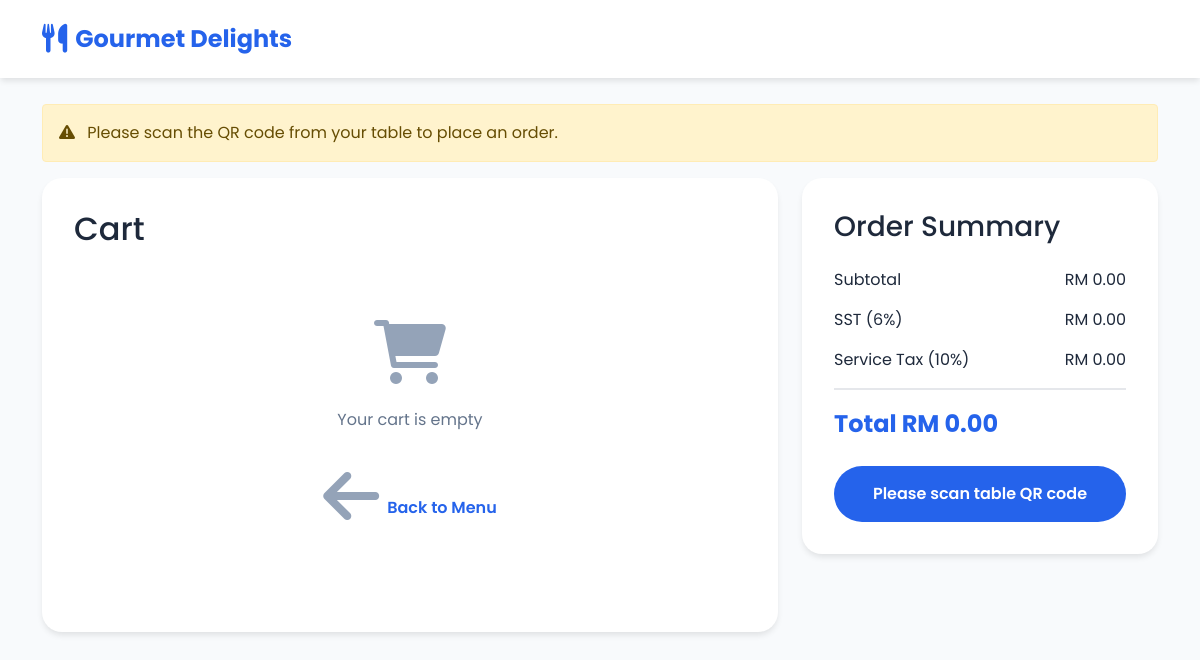
The app's page /cart.php with its own data.
### tables this page shows
CREATE TABLE IF NOT EXISTS system_settings (
    id INT AUTO_INCREMENT PRIMARY KEY,
    setting_key VARCHAR(100) NOT NULL UNIQUE,
    setting_value TEXT NOT NULL,
    setting_type ENUM('string', 'number', 'boolean', 'json') DEFAULT 'string',
    description TEXT,
    created_at TIMESTAMP DEFAULT CURRENT_TIMESTAMP,
    updated_at TIMESTAMP DEFAULT CURRENT_TIMESTAMP ON UPDATE CURRENT_TIMESTAMP
);

### classes/SystemSettings.php (called while the page is built, shortened)
<?php
class SystemSettings extends Model {
    protected $table_name = "system_settings";
    protected $conn;
    private $cache = [];
    public function __construct($db) {
        $this->conn = $db;
    }
    public function getSetting($key, $default = null) {
        if (isset($this->cache[$key])) {
            return $this->cache[$key];
        }
        try {
            $query = "SELECT setting_value, setting_type FROM " . $this->table_name . " WHERE setting_key = ?";
            $stmt = $this->conn->prepare($query);
            $stmt->execute([$key]);
            $result = $stmt->fetch(PDO::FETCH_ASSOC);
            if ($result) {
                $value = $this->convertValue($result['setting_value'], $result['setting_type']);
                $this->cache[$key] = $value;
                return $value;
            }
            return $default;
        } catch (Exception $e) {
            error_log("Error getting setting: " . $e->getMessage());
            return $default;
        }
    }
    private function convertValue($value, $type) {
        switch ($type) {
            case 'number':
                return is_numeric($value) ? (float)$value : 0;
            default:
                return $value;
        }
    }
    public function getTaxRatePercent() {
        return $this->getSetting('tax_rate', 6);
    }
    public function getTaxName() {
        return $this->getSetting('tax_name', 'SST');
    }
    public function getServiceTaxRatePercent() {
        return $this->getSetting('service_tax_rate', 10);
    }
    public function getServiceTaxName() {
        return $this->getSetting('service_tax_name', 'Service Tax');
    }
    public function getRestaurantName() {
        return $this->getSetting('restaurant_name', 'Gourmet Delights');
    }
}
?>

### classes/Cart.php (called while the page is built, shortened)
<?php
require_once(__DIR__ . '/SystemSettings.php');
class Cart {
    private $systemSettings;
    public function __construct() {
        try {
            $database = new Database();
            $db = $database->getConnection();
            $this->systemSettings = new SystemSettings($db);
        } catch (Exception $e) {
            $this->systemSettings = null;
        }
    }
    public function getTaxName() {
        if ($this->systemSettings) {
            return $this->systemSettings->getTaxName();
        }
        return 'SST';
    }
    public function getTaxRatePercent() {
        if ($this->systemSettings) {
            return $this->systemSettings->getTaxRatePercent();
        }
        return 6;
    }
    public function getServiceTaxName() {
        if ($this->systemSettings) {
            return $this->systemSettings->getServiceTaxName();
        }
        return 'Service Tax';
    }
    public function getServiceTaxRatePercent() {
        if ($this->systemSettings) {
            return $this->systemSettings->getServiceTaxRatePercent();
        }
        return 10;
    }
}
?>

### cart.php (the view, shortened to what this page needs)
<?php
require_once(__DIR__ . '/classes/Cart.php');
require_once(__DIR__ . '/classes/SystemSettings.php');
$cart = new Cart();
?>
<!DOCTYPE html>
<html lang="en">
<head>
    <link href="https://cdn.jsdelivr.net/npm/bootstrap@5.1.3/dist/css/bootstrap.min.css" rel="stylesheet">
    <link href="https://cdnjs.cloudflare.com/ajax/libs/font-awesome/6.0.0/css/all.min.css" rel="stylesheet">
    <link href="admin/css/cart.css" rel="stylesheet">
</head>
<body>
    <?php include 'includes/navbar.php'; ?>
    <div class="container">
        <?php if (!$table_number): ?>
        <div class="alert alert-warning mt-4">
            <i class="fas fa-exclamation-triangle me-2"></i>
            Please scan the QR code from your table to place an order.
        </div>
        <?php endif; ?>
        <div class="row">
            <div class="col-lg-8">
                <div class="cart-container">
                    <h2 class="mb-4">Cart</h2>
                    <div id="cartItems">
                    </div>
                </div>
            </div>
            <div class="col-lg-4">
                <div class="cart-summary">
                    <h3 class="mb-4">Order Summary</h3>
                    <div class="summary-item">
                        <span>Subtotal</span>
                        <span id="subtotal">RM 0.00</span>
                    </div>
                    <div class="summary-item">
                        <span id="tax-label"><?php echo $cart->getTaxName(); ?> (<?php echo $cart->getTaxRatePercent(); ?>%)</span>
                        <span id="tax"><?php echo $cart->getCurrencySymbol(); ?> 0.00</span>
                    </div>
                    <div class="summary-item">
                        <span id="service-tax-label"><?php echo $cart->getServiceTaxName(); ?> (<?php echo $cart->getServiceTaxRatePercent(); ?>%)</span>
                        <span id="service-tax"><?php echo $cart->getCurrencySymbol(); ?> 0.00</span>
                    </div>
                    <div class="summary-total">
                        <span>Total</span>
                        <span id="total">RM 0.00</span>
                    </div>
                    <?php if ($table_number): ?>
                    <button type="button" class="checkout-btn" onclick="proceedToCheckout()">
                        Proceed to Checkout
                    </button>
                    <?php else: ?>
                    <button type="button" class="checkout-btn" disabled>
                        Please scan table QR code
                    </button>
                    <?php endif; ?>
                </div>
            </div>
        </div>
    </div>
</body>
</html>

### includes/navbar.php (shortened to what this page needs)
<?php
$table_number = isset($_GET['table']) ? htmlspecialchars($_GET['table']) : null;
$token = isset($_GET['token']) ? htmlspecialchars($_GET['token']) : null;
try {
    require_once(__DIR__ . '/../classes/SystemSettings.php');
    $database = new Database();
    $db = $database->getConnection();
    $systemSettings = new SystemSettings($db);
    $restaurant_name = $systemSettings->getRestaurantName();
} catch (Exception $e) {
    $restaurant_name = 'Gourmet Delights';
    error_log('Customer navbar restaurant name error: ' . $e->getMessage());
}
?>
<nav class="navbar navbar-expand-lg navbar-light fixed-top">
    <div class="container">
        <a class="navbar-brand" href="index.php<?php echo ($table_number && $token) ? '?table=' . $table_number . '&token=' . $token : ''; ?>">
            <i class="fas fa-utensils"></i>
            <?php echo htmlspecialchars($restaurant_name); ?>
        </a>
    </div>
</nav>

### admin/css/cart.css (style rules this page uses)
:root { --primary-color: #2563eb; --secondary-color: #1d4ed8; --background-color: #f8fafc; --text-color: #1e293b; }
body { font-family: 'Poppins', sans-serif; background-color: var(--background-color); color: var(--text-color); padding-top: 80px; }
.navbar { background: rgba(255, 255, 255, 0.95); backdrop-filter: blur(10px); box-shadow: 0 4px 6px -1px rgba(0, 0, 0, 0.1); padding: 1rem 0; top: 0 !important; z-index: 1030; height: auto; transition: transform 0.4s cubic-bezier(0.4, 0, 0.2, 1); }
.navbar-brand { font-size: 1.5rem; font-weight: 700; color: var(--primary-color) !important; display: flex; align-items: center; gap: 0.5rem; }
.navbar-brand i { font-size: 1.8rem; }
.cart-container { background: white; border-radius: 20px; box-shadow: 0 4px 6px -1px rgba(0, 0, 0, 0.1); padding: 2rem; margin-bottom: 2rem; }
.cart-summary { background: white; border-radius: 20px; box-shadow: 0 4px 6px -1px rgba(0, 0, 0, 0.1); padding: 2rem; position: sticky; top: 100px; }
.summary-item { display: flex; justify-content: space-between; margin-bottom: 1rem; }
.summary-total { font-size: 1.5rem; font-weight: 700; color: var(--primary-color); margin-top: 1rem; padding-top: 1rem; border-top: 2px solid #e5e7eb; }
.checkout-btn { background: var(--primary-color); color: white; border: none; border-radius: 50px; padding: 1rem; font-weight: 600; width: 100%; margin-top: 1.5rem; transition: all 0.3s ease; }

### records on screen
system_settings: setting_value "Gourmet Delights"
system_settings: setting_value "SST"
system_settings: setting_value "6"

### other values on screen
$cart->getServiceTaxName() "Service Tax"
$cart->getServiceTaxRatePercent() "10"
